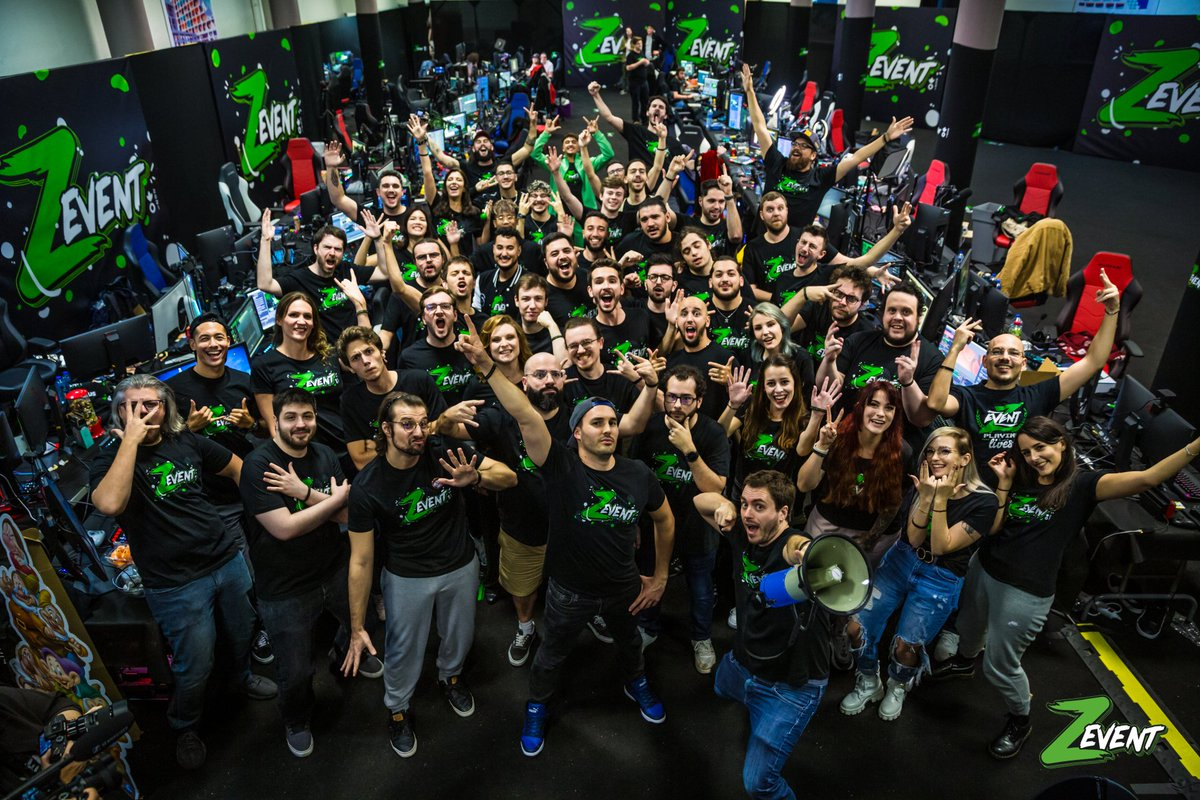
#> input picture images/image.jpg, 1200 x 800 px
$ python imageDetect.py
#> lines starting #> are read from the running program, lines starting #| are printed output that depends on the picture; after the words box and inside, x2 and y2 are one past the last pixel; in counts of white or black regions, pixels touching at a corner belong together
#Import des différentes libraries.
import cv2 #On importe OpenCV pour le traitement de l'image et l'affichage final.

#Import des différents outils nécessaire au traitement.
cascadeClassifierPath = 'ressources/haarcascade_frontalface_alt.xml' #Chemin du classifier ou de la base de données.
cascadeClassifier = cv2.CascadeClassifier(cascadeClassifierPath) #Traitement du classifier.
imageFile = "image.jpg" #Nom de l'image utilisée.
imagePath = "images/"+imageFile #Emplacement de l'image utilisée.

#Traiement de l'image.
image = cv2.imread(imagePath) #On lit l'image.
#> image is the input picture: shape (800, 1200, 3); mean B, G, R 43.5, 50.2, 48.4
grayImage = cv2.cvtColor(image,cv2.COLOR_BGR2GRAY) #On passe l'image en noir et blanc.
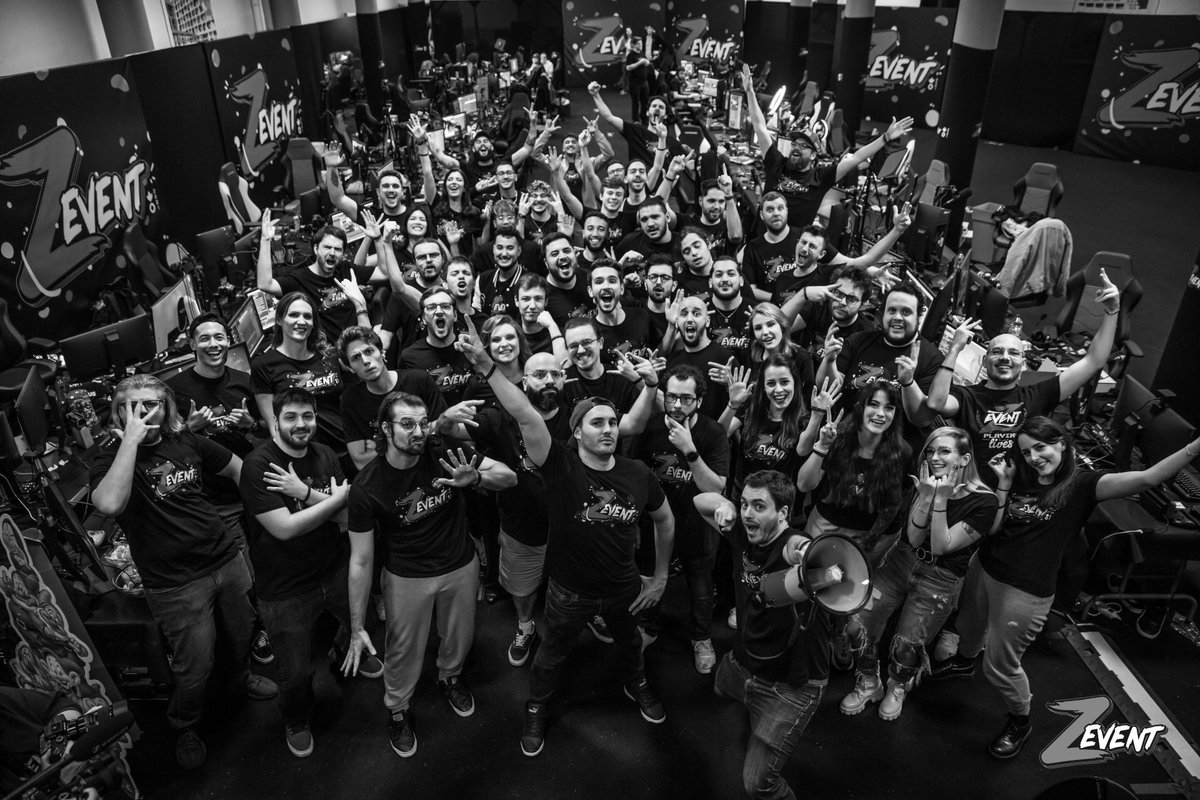
#> grayImage: shape (800, 1200); min 0, max 255, mean 48.9
detectedFaces = cascadeClassifier.detectMultiScale(image) #On detect les visages par rapport au jeu de données.
#> detectedFaces = 35 rows, first 6: [626, 161, 25, 25], [494, 164, 24, 24], [443, 170, 25, 25], [376, 175, 29, 29], [602, 184, 25, 25], [405, 210, 24, 24]

#Affichage des résultats.
for(x,y, width, height) in detectedFaces:
    cv2.rectangle(image,(x,y),(x+width, y+height),(0,255,0),5) #On affiche les rectangle en fonction des résultats.
#> this loop made 35 passes
#> (x, y, width, height) on passes 1 to 12: (626, 161, 25, 25), (494, 164, 24, 24), (443, 170, 25, 25), (376, 175, 29, 29), (602, 184, 25, 25), (405, 210, 24, 24), (494, 209, 23, 23), (702, 191, 28, 28), (581, 217, 29, 29), (317, 237, 30, 30), (446, 261, 31, 31), (762, 197, 29, 29)
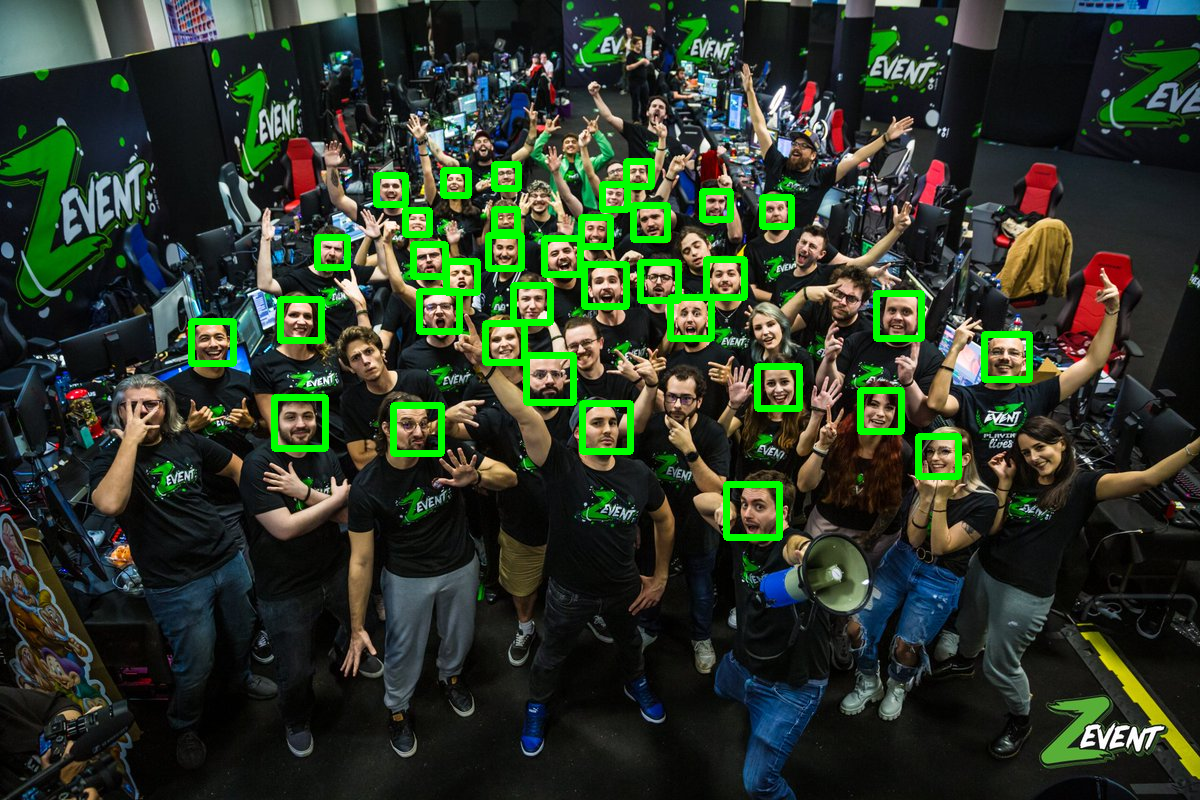
#> image: shape (800, 1200, 3); 3.55% of pixels changed, all inside (x1, y1, x2, y2) = (188, 158, 1033, 541)

cv2.imshow("resultat",image) #Ouverture de la fenêtre.
cv2.waitKey(0) #En attente qu'on appuie sur la touche "0" pour la fermeture.
cv2.destroyAllWindows() #Quand "0" est pressé, on détruit toute les fenêtres.
